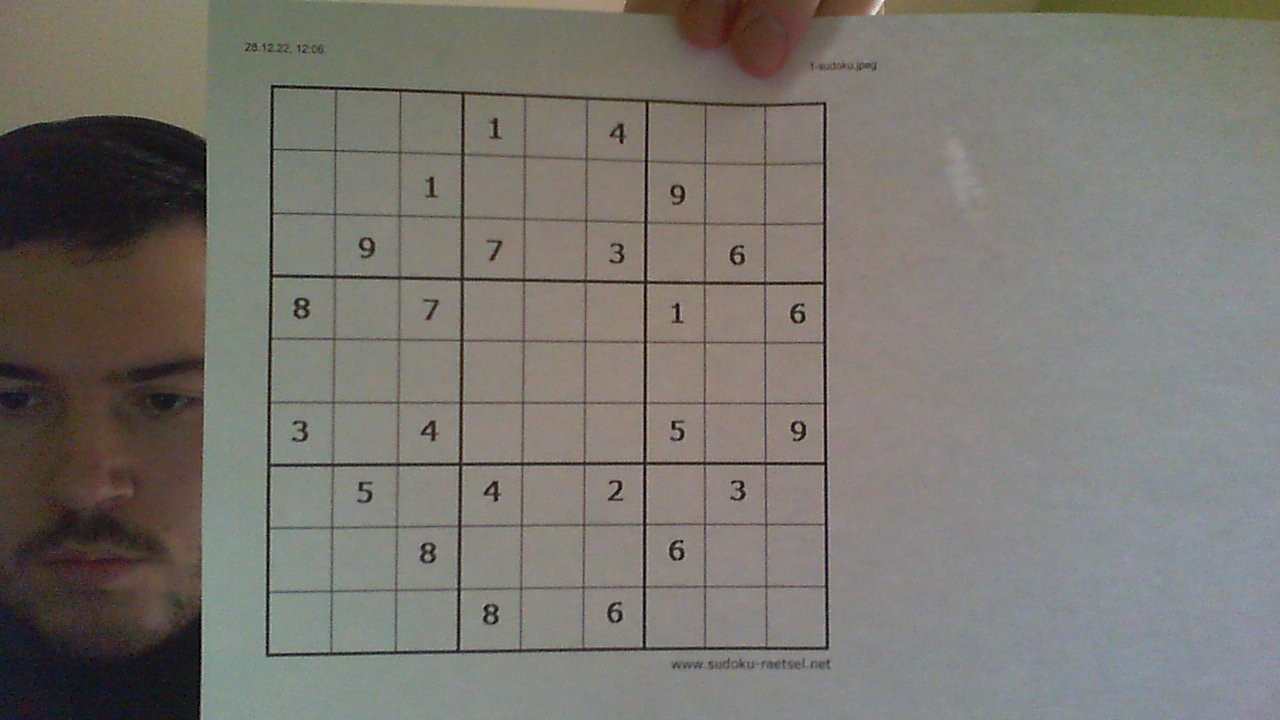
#> input picture opencv_frame_0.jpg, 1280 x 720 px, found by its file name
$ python 'SudokuProcessing copy.py'   (older library calls are emulated)
#> lines starting #> are read from the running program, lines starting #| are printed output that depends on the picture; after the words box and inside, x2 and y2 are one past the last pixel; in counts of white or black regions, pixels touching at a corner belong together
import cv2
import numpy as np
import time
import sys
import math
from array import *
import pytesseract
from PIL import Image
from SudokuSolver import *
pytesseract.pytesseract.tesseract_cmd=r'C:\Users\Frank\AppData\Local\Programs\Tesseract-OCR\tesseract.exe'
img=cv2.imread("sudokusolver\opencv_frame_0.jpg")
#> img is the input picture: shape (720, 1280, 3); mean B, G, R 111.9, 118, 121
x=0
sudoku_array=np.zeros((9,9))
#Preprocess
while True:

    img_gray = cv2.cvtColor(img, cv2.COLOR_BGR2GRAY)
    # Blur the image for better edge detection
    img_blur = cv2.GaussianBlur(img_gray, (5,5), 1)
    img_thresh= cv2.adaptiveThreshold(img_blur, 255,cv2.ADAPTIVE_THRESH_GAUSSIAN_C,cv2.THRESH_BINARY,11,2)
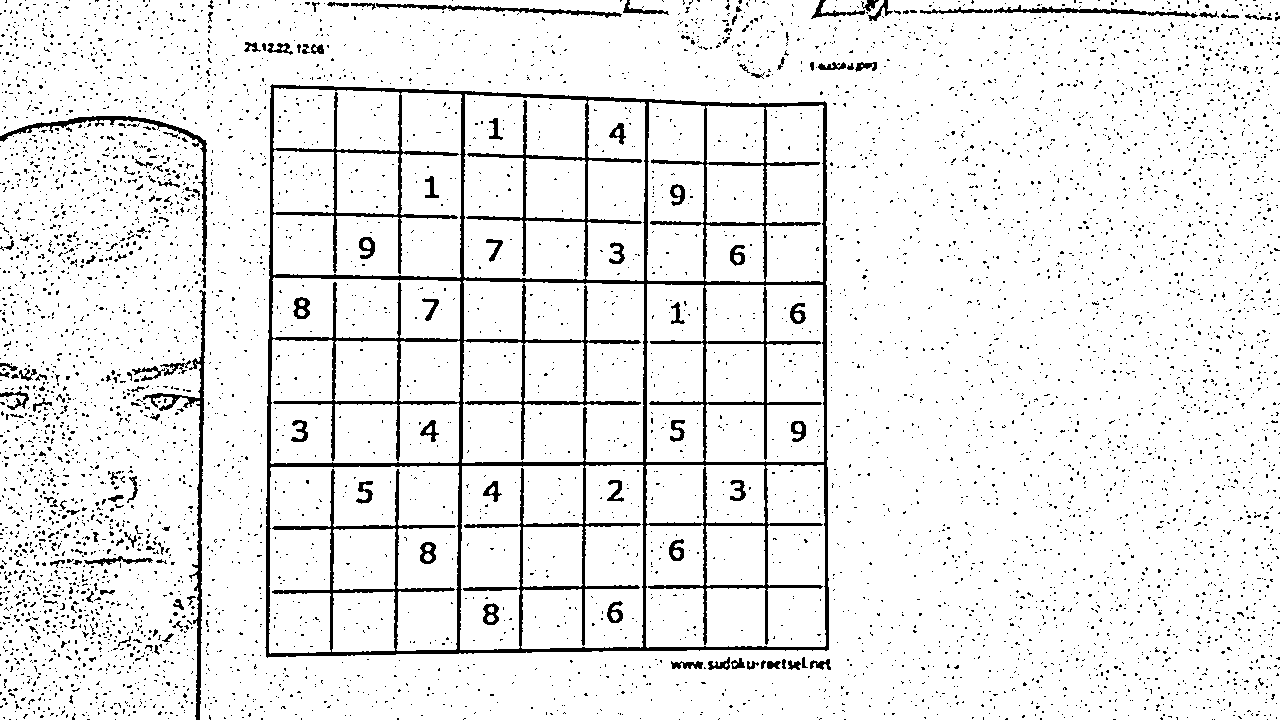
#> img_thresh: shape (720, 1280); 92.2% white; 6036 black regions (5894 under 20 px), largest, box (x1, y1, x2, y2) and area: (265, 84, 829, 658) 35865, (143, 290, 206, 720) 2157, (0, 116, 207, 273) 1528
    imginvert=255-img_thresh

    kernelcl = np.ones((2,2),np.uint8)

    contoursimage=cv2.morphologyEx(imginvert, cv2.MORPH_DILATE, kernelcl)
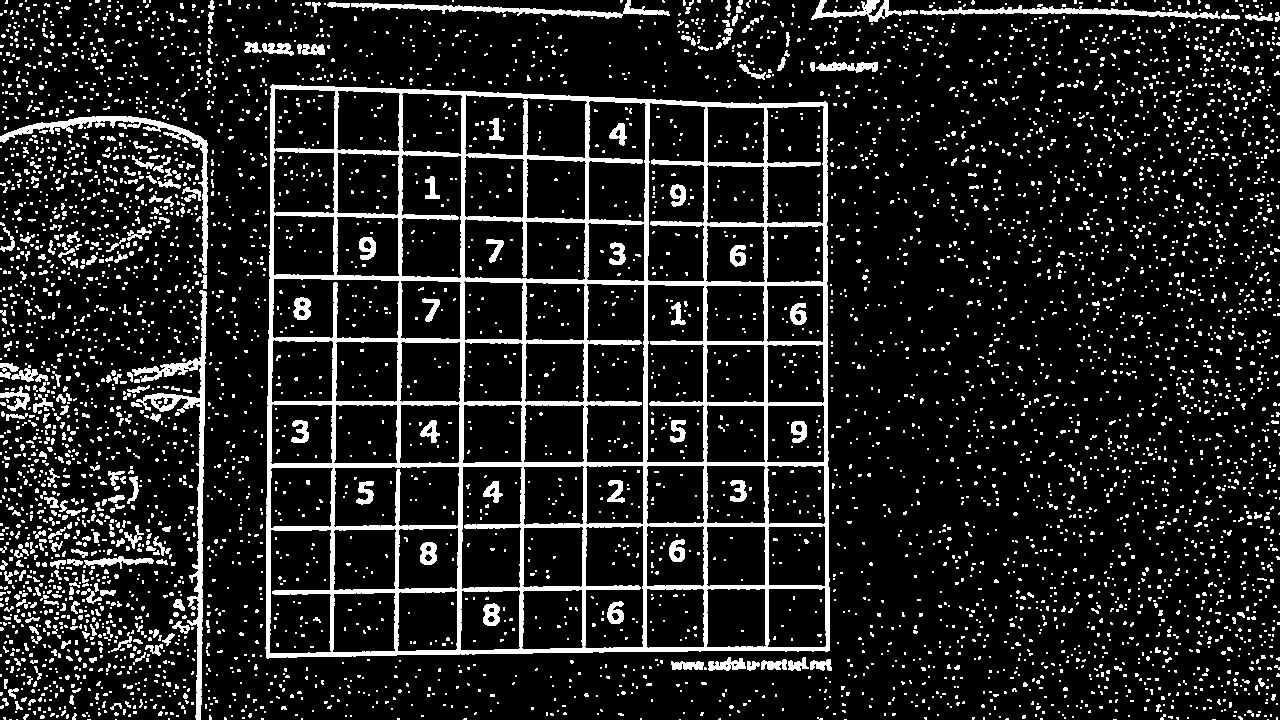
#> contoursimage: shape (720, 1280); 13% white; 5446 white regions (5030 under 20 px)

    contours, hierarchy = cv2.findContours(contoursimage, cv2.RETR_EXTERNAL, cv2.CHAIN_APPROX_SIMPLE)
#> contours = 4677 contours, 4516 with area under 20; largest, box (x1, y1, x2, y2) and area: (265, 84, 830, 659) 312136, (132, 290, 207, 720) 3030, (0, 116, 208, 274) 1852, (351, 0, 670, 19) 1259, (920, 5, 1220, 19) 1160
    contours = sorted(contours, key=cv2.contourArea, reverse=True)
    polygon = None
    #Selected contours
    for i in contours:
        area = cv2.contourArea(i)
        perimeter = cv2.arcLength(i, closed=True)
        approx = cv2.approxPolyDP(i, 0.01 * perimeter, closed=True)
        num_corners = len(approx)

        if num_corners == 4 and area > 1000:
            polygon = i
            break
#> this loop made 1 pass
#> (area, perimeter, approx, num_corners) on pass 1: (312136, 2292.7, [[272, 84], [266, 657], [829, 650], [827, 103]], 4)

    imgcont=cv2.drawContours(img, [polygon], 0, (0,0,0), 5)

    imgcont=cv2.cvtColor(imgcont, cv2.COLOR_BGR2GRAY)
#> imgcont: shape (720, 1280)
    corners=cv2.goodFeaturesToTrack(imgcont, maxCorners=4, qualityLevel=0.5, minDistance=150,useHarrisDetector=True,k=0.04)
#> corners = [[822, 106], [275, 89], [270, 652], [824, 645]]

    x,y=corners[1].ravel()
#> x = 275; y = 89
    lefttop_pts=[np.uint16(x),np.uint16(y)]
#> lefttop_pts = [275, 89]
    cv2.circle(imgcont,lefttop_pts,5,(255,255,255),-1)
#> imgcont: shape (720, 1280); min 0, max 255, mean 116.7
    x,y=corners[2].ravel()
#> x = 270; y = 652
    leftbottom_pts=[np.uint16(x),np.uint16(y)]
#> leftbottom_pts = [270, 652]
    cv2.circle(imgcont,leftbottom_pts,5,(255,255,255),-1)
#> imgcont: shape (720, 1280); min 0, max 255, mean 116.7
    x,y=corners[3].ravel()
#> x = 824; y = 645
    rightbottom_pts=[np.uint16(x),np.uint16(y)]
#> rightbottom_pts = [824, 645]
    cv2.circle(imgcont,rightbottom_pts,5,(255,255,255),-1)
#> imgcont: shape (720, 1280); min 0, max 255, mean 116.7
    x,y=corners[0].ravel()
#> x = 822; y = 106
    righttop_pts=[np.uint16(x),np.uint16(y)]
#> righttop_pts = [822, 106]
    cv2.circle(imgcont,righttop_pts,5,(255,255,255),-1)
#> imgcont: shape (720, 1280); min 0, max 255, mean 116.7


    inputpts = np.array([lefttop_pts, rightbottom_pts, righttop_pts, leftbottom_pts],dtype=np.float32)
#> inputpts = [[275, 89], [824, 645], [822, 106], [270, 652]]
    outputpts = np.array([[0, 0],[500, 500],[500, 0],[0, 500]],dtype=np.float32)


    M=cv2.getPerspectiveTransform(inputpts,outputpts)
#> M = [[0.858, 0.00762, -236.7], [-0.0274, 0.882, -70.97], [-7.68e-05, 2.19e-05, 1]]
    imgwarp=cv2.warpPerspective(img,M,(500,500),flags=cv2.INTER_LINEAR)
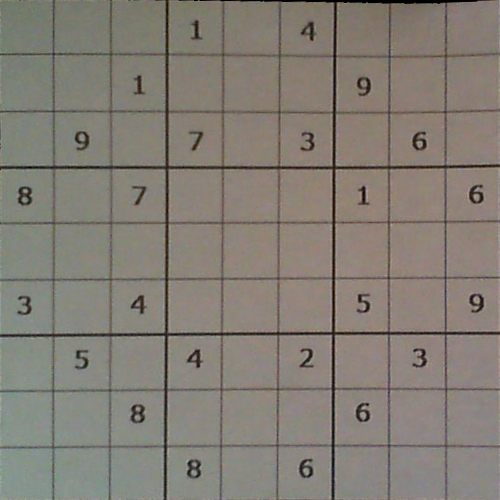
#> imgwarp: shape (500, 500, 3); mean B, G, R 117.4, 125.9, 132

    imgwarp=cv2.normalize(imgwarp, None, alpha=0, beta=1.1, norm_type=cv2.NORM_MINMAX, dtype=cv2.CV_32F)
    imgwarp= (255*imgwarp).astype(np.uint8)
    imgwarpgray=cv2.cvtColor(imgwarp, cv2.COLOR_BGR2GRAY)
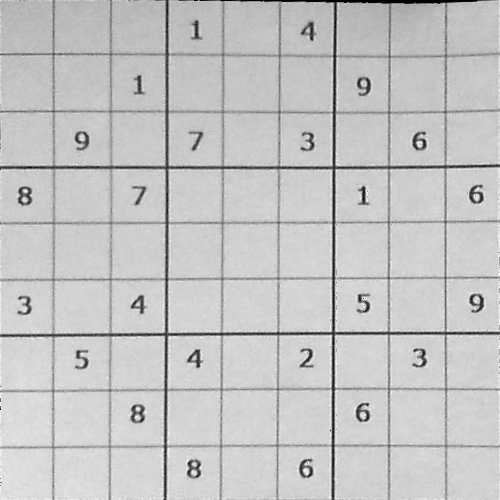
#> imgwarpgray: shape (500, 500); min 0, max 252, mean 196

    imgwarp_blur = cv2.GaussianBlur(imgwarpgray, (3,3), 1)
    imgwarp_thresh= cv2.adaptiveThreshold(imgwarp_blur, 255,cv2.ADAPTIVE_THRESH_GAUSSIAN_C,cv2.THRESH_BINARY_INV,15,4)
#> imgwarp_thresh: shape (500, 500); 12.1% white; 381 white regions (344 under 20 px), largest, box (x1, y1, x2, y2) and area: (0, 0, 500, 500) 23253, (0, 339, 162, 500) 2016, (18, 186, 32, 206) 181
    imagewarpmorph=imgwarp_thresh

    kernelcl = np.ones((3,3),np.uint8)
    imagewarpmorph=cv2.morphologyEx(imagewarpmorph, cv2.MORPH_CLOSE, kernelcl)
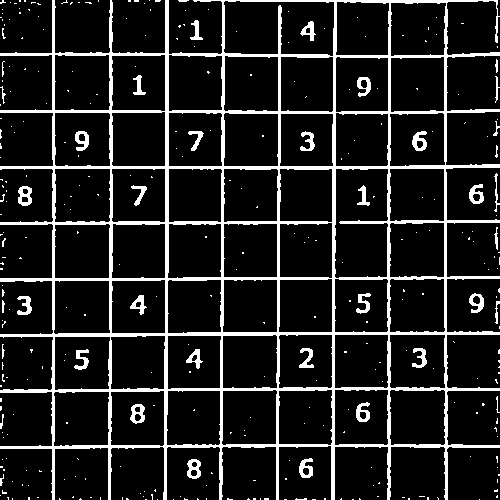
#> imagewarpmorph: shape (500, 500); 12.4% white; 332 white regions (293 under 20 px), largest, box (x1, y1, x2, y2) and area: (0, 0, 500, 500) 25968, (18, 186, 32, 206) 185, (412, 131, 427, 151) 182

    cdstP = cv2.cvtColor(imagewarpmorph, cv2.COLOR_GRAY2BGR)
    linesP = cv2.HoughLinesP(imagewarpmorph, 1, np.pi / 180, 50, None, 50, 10)
#> linesP = 85 rows, first 6: [54, 499, 54, 0], [0, 166, 499, 166], [110, 499, 110, 0], [165, 499, 165, 0], [53, 499, 53, 0], [52, 499, 52, 0]
    #create new image
    blank_image = np.zeros((cdstP.shape[0],cdstP.shape[1],3), np.uint8)
    blank_image=255-blank_image
    if linesP is not None:
        for i in range(0, len(linesP)):
            l = linesP[i][0]
            cv2.line(blank_image, (l[0], l[1]), (l[2], l[3]), (0,0,0), 3, cv2.LINE_AA)
            cv2.line(cdstP, (l[0], l[1]), (l[2], l[3]), (0,0,0), 3, cv2.LINE_AA)
#> this loop made 85 passes
#> l on passes 1 to 12: [54, 499, 54, 0], [0, 166, 499, 166], [110, 499, 110, 0], [165, 499, 165, 0], [53, 499, 53, 0], [52, 499, 52, 0], [166, 499, 166, 0], [445, 499, 445, 0], [167, 414, 167, 0], [222, 496, 222, 0], [278, 499, 278, 0], [0, 112, 484, 112]
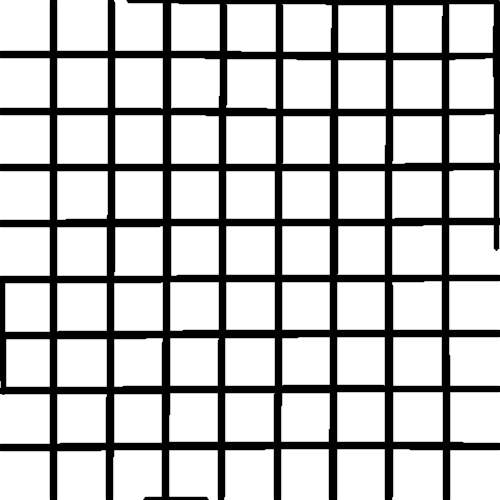
#> blank_image: shape (500, 500, 3); min 0, max 255, mean 193.1
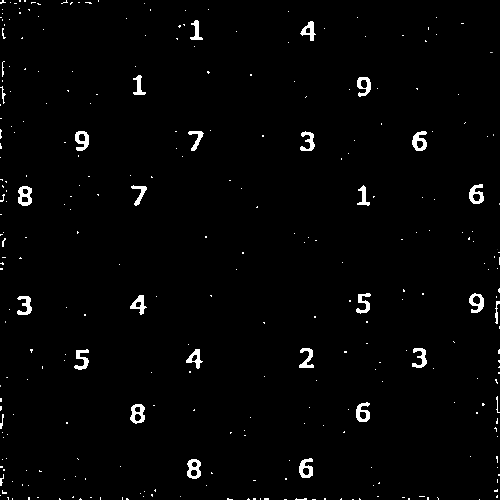
#> cdstP: shape (500, 500, 3); min 0, max 255, mean 4.8
    #unterteilen in quadrate
    höhe=cdstP.shape[0]
#> höhe = 500
    breite=cdstP.shape[1]
#> breite = 500
    höhe_angepasst=np.uint16(höhe/9)
#> höhe_angepasst = 55
    breite_angepasst=np.uint16(breite/9)
#> breite_angepasst = 55
    tl_pts=[0,0]
    br_pts=[höhe_angepasst,breite_angepasst]
#> br_pts = [55, 55]


    print(höhe_angepasst*breite_angepasst)
#| 3025
    tst=0
    for h in range(0,9):
        linearray=np.zeros((9))
        for w in range(0,9):
            roi=cdstP[höhe_angepasst*h:höhe_angepasst*(h+1),breite_angepasst*w:breite_angepasst*(w+1)]
            #if np.count_nonzero(roi)/(höhe_angepasst*breite_angepasst)>0.09:

            roi=cv2.resize(roi,(32,32),interpolation = cv2.INTER_AREA)
            #cv2.imshow('Test'+str(h)+str(w),roi)
#> (the run stopped early here; a loop or call above may not have finished)
